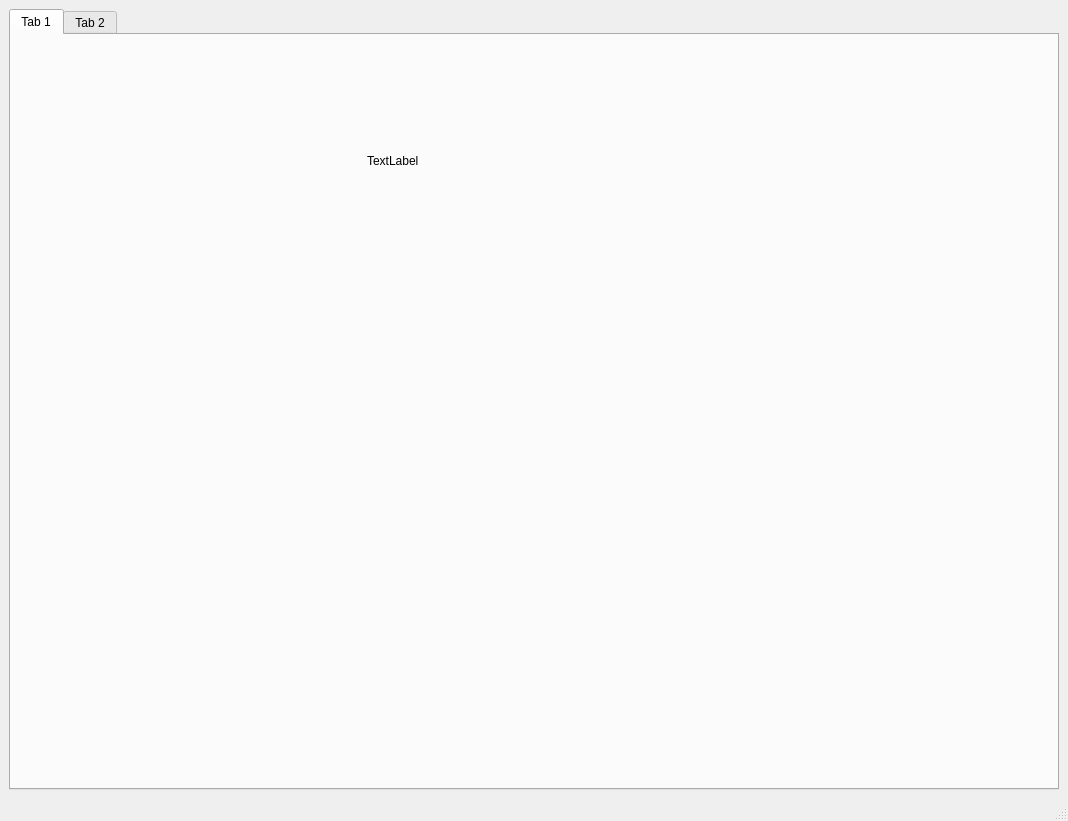
<?xml version="1.0" encoding="UTF-8"?>
<ui version="4.0">
 <class>MainWindow</class>
 <widget class="QMainWindow" name="MainWindow">
  <property name="geometry">
   <rect>
    <x>0</x>
    <y>0</y>
    <width>1068</width>
    <height>821</height>
   </rect>
  </property>
  <property name="windowTitle">
   <string>MainWindow</string>
  </property>
  <widget class="QWidget" name="centralwidget">
   <layout class="QVBoxLayout" name="verticalLayout_2">
    <item>
     <layout class="QVBoxLayout" name="verticalLayout">
      <item>
       <widget class="QTabWidget" name="tabWidget">
        <property name="currentIndex">
         <number>0</number>
        </property>
        <widget class="QWidget" name="tab">
         <attribute name="title">
          <string>Tab 1</string>
         </attribute>
         <widget class="QLabel" name="label">
          <property name="geometry">
           <rect>
            <x>356</x>
            <y>90</y>
            <width>241</width>
            <height>71</height>
           </rect>
          </property>
          <property name="text">
           <string>TextLabel</string>
          </property>
         </widget>
        </widget>
        <widget class="QWidget" name="tab_2">
         <attribute name="title">
          <string>Tab 2</string>
         </attribute>
        </widget>
       </widget>
      </item>
     </layout>
    </item>
   </layout>
  </widget>
  <widget class="QMenuBar" name="menubar">
   <property name="geometry">
    <rect>
     <x>0</x>
     <y>0</y>
     <width>1068</width>
     <height>21</height>
    </rect>
   </property>
  </widget>
  <widget class="QStatusBar" name="statusbar"/>
 </widget>
 <resources/>
 <connections/>
</ui>
